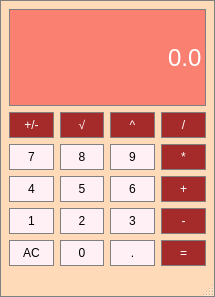
<?xml version="1.0" encoding="UTF-8"?>
<ui version="4.0">
 <class>Calculator</class>
 <widget class="QMainWindow" name="Calculator">
  <property name="geometry">
   <rect>
    <x>0</x>
    <y>0</y>
    <width>215</width>
    <height>297</height>
   </rect>
  </property>
  <property name="sizePolicy">
   <sizepolicy hsizetype="Preferred" vsizetype="Expanding">
    <horstretch>0</horstretch>
    <verstretch>0</verstretch>
   </sizepolicy>
  </property>
  <property name="windowTitle">
   <string>Calculator</string>
  </property>
  <property name="styleSheet">
   <string notr="true">QMainWindow {
	background-color: #FFDAB9;
	border: 1px solid gray;
	color: #FFE4B5;
}
</string>
  </property>
  <widget class="QWidget" name="centralwidget">
   <layout class="QGridLayout" name="gridLayout">
    <item row="6" column="0">
     <widget class="QPushButton" name="Button1">
      <property name="sizePolicy">
       <sizepolicy hsizetype="Preferred" vsizetype="Preferred">
        <horstretch>0</horstretch>
        <verstretch>0</verstretch>
       </sizepolicy>
      </property>
      <property name="styleSheet">
       <string notr="true">QPushButton{
	background-color: #FFF0F5;
	border: 1px solid gray;
	padding: 5px;
}

QPushButton:pressed{
	background-color: #FFE4E1;
	border: 1px solid gray;
	padding: 5px;
}</string>
      </property>
      <property name="text">
       <string>1</string>
      </property>
     </widget>
    </item>
    <item row="7" column="2">
     <widget class="QPushButton" name="Dot">
      <property name="sizePolicy">
       <sizepolicy hsizetype="Preferred" vsizetype="Preferred">
        <horstretch>0</horstretch>
        <verstretch>0</verstretch>
       </sizepolicy>
      </property>
      <property name="styleSheet">
       <string notr="true">QPushButton{
	background-color: #FFF0F5;
	border: 1px solid gray;
	padding: 5px;
}

QPushButton:pressed{
	background-color: #FFE4E1;
	border: 1px solid gray;
	padding: 5px;
}</string>
      </property>
      <property name="text">
       <string>.</string>
      </property>
     </widget>
    </item>
    <item row="7" column="0">
     <widget class="QPushButton" name="Clear">
      <property name="sizePolicy">
       <sizepolicy hsizetype="Preferred" vsizetype="Preferred">
        <horstretch>0</horstretch>
        <verstretch>0</verstretch>
       </sizepolicy>
      </property>
      <property name="styleSheet">
       <string notr="true">QPushButton{
	background-color: #FFF0F5;
	border: 1px solid gray;
	padding: 5px;
}

QPushButton:pressed{
	background-color: #FFE4E1;
	border: 1px solid gray;
	padding: 5px;
}</string>
      </property>
      <property name="text">
       <string>AC</string>
      </property>
     </widget>
    </item>
    <item row="6" column="2">
     <widget class="QPushButton" name="Button3">
      <property name="sizePolicy">
       <sizepolicy hsizetype="Preferred" vsizetype="Preferred">
        <horstretch>0</horstretch>
        <verstretch>0</verstretch>
       </sizepolicy>
      </property>
      <property name="styleSheet">
       <string notr="true">QPushButton{
	background-color: #FFF0F5;
	border: 1px solid gray;
	padding: 5px;
}

QPushButton:pressed{
	background-color: #FFE4E1;
	border: 1px solid gray;
	padding: 5px;
}</string>
      </property>
      <property name="text">
       <string>3</string>
      </property>
     </widget>
    </item>
    <item row="4" column="0">
     <widget class="QPushButton" name="Button4">
      <property name="sizePolicy">
       <sizepolicy hsizetype="Preferred" vsizetype="Preferred">
        <horstretch>0</horstretch>
        <verstretch>0</verstretch>
       </sizepolicy>
      </property>
      <property name="styleSheet">
       <string notr="true">QPushButton{
	background-color: #FFF0F5;
	border: 1px solid gray;
	padding: 5px;
}

QPushButton:pressed{
	background-color: #FFE4E1;
	border: 1px solid gray;
	padding: 5px;
}</string>
      </property>
      <property name="text">
       <string>4</string>
      </property>
     </widget>
    </item>
    <item row="2" column="3">
     <widget class="QPushButton" name="Multiply">
      <property name="sizePolicy">
       <sizepolicy hsizetype="Preferred" vsizetype="Preferred">
        <horstretch>0</horstretch>
        <verstretch>0</verstretch>
       </sizepolicy>
      </property>
      <property name="styleSheet">
       <string notr="true">QPushButton{
	background-color: #A52A2A;
	border: 1px solid gray;
	padding: 5px;
	color: #ffffff
}

QPushButton:pressed{
	background-color: #800000;
	border: 1px solid gray;
	padding: 5px;
	color: #ffffff
}</string>
      </property>
      <property name="text">
       <string>*</string>
      </property>
     </widget>
    </item>
    <item row="6" column="1">
     <widget class="QPushButton" name="Button2">
      <property name="sizePolicy">
       <sizepolicy hsizetype="Preferred" vsizetype="Preferred">
        <horstretch>0</horstretch>
        <verstretch>0</verstretch>
       </sizepolicy>
      </property>
      <property name="styleSheet">
       <string notr="true">QPushButton{
	background-color: #FFF0F5;
	border: 1px solid gray;
	padding: 5px;
}

QPushButton:pressed{
	background-color: #FFE4E1;
	border: 1px solid gray;
	padding: 5px;
}</string>
      </property>
      <property name="text">
       <string>2</string>
      </property>
     </widget>
    </item>
    <item row="4" column="2">
     <widget class="QPushButton" name="Button6">
      <property name="sizePolicy">
       <sizepolicy hsizetype="Preferred" vsizetype="Preferred">
        <horstretch>0</horstretch>
        <verstretch>0</verstretch>
       </sizepolicy>
      </property>
      <property name="styleSheet">
       <string notr="true">QPushButton{
	background-color: #FFF0F5;
	border: 1px solid gray;
	padding: 5px;
}

QPushButton:pressed{
	background-color: #FFE4E1;
	border: 1px solid gray;
	padding: 5px;
}</string>
      </property>
      <property name="text">
       <string>6</string>
      </property>
     </widget>
    </item>
    <item row="7" column="1">
     <widget class="QPushButton" name="Button0">
      <property name="sizePolicy">
       <sizepolicy hsizetype="Preferred" vsizetype="Preferred">
        <horstretch>0</horstretch>
        <verstretch>0</verstretch>
       </sizepolicy>
      </property>
      <property name="styleSheet">
       <string notr="true">QPushButton{
	background-color: #FFF0F5;
	border: 1px solid gray;
	padding: 5px;
}

QPushButton:pressed{
	background-color: #FFE4E1;
	border: 1px solid gray;
	padding: 5px;
}</string>
      </property>
      <property name="text">
       <string>0</string>
      </property>
     </widget>
    </item>
    <item row="2" column="0">
     <widget class="QPushButton" name="Button7">
      <property name="sizePolicy">
       <sizepolicy hsizetype="Preferred" vsizetype="Preferred">
        <horstretch>0</horstretch>
        <verstretch>0</verstretch>
       </sizepolicy>
      </property>
      <property name="styleSheet">
       <string notr="true">QPushButton{
	background-color: #FFF0F5;
	border: 1px solid gray;
	padding: 5px;
}

QPushButton:pressed{
	background-color: #FFE4E1;
	border: 1px solid gray;
	padding: 5px;
}</string>
      </property>
      <property name="text">
       <string>7</string>
      </property>
     </widget>
    </item>
    <item row="4" column="1">
     <widget class="QPushButton" name="Button5">
      <property name="sizePolicy">
       <sizepolicy hsizetype="Preferred" vsizetype="Preferred">
        <horstretch>0</horstretch>
        <verstretch>0</verstretch>
       </sizepolicy>
      </property>
      <property name="styleSheet">
       <string notr="true">QPushButton{
	background-color: #FFF0F5;
	border: 1px solid gray;
	padding: 5px;
}

QPushButton:pressed{
	background-color: #FFE4E1;
	border: 1px solid gray;
	padding: 5px;
}</string>
      </property>
      <property name="text">
       <string>5</string>
      </property>
     </widget>
    </item>
    <item row="1" column="1">
     <widget class="QPushButton" name="Sqrt">
      <property name="sizePolicy">
       <sizepolicy hsizetype="Preferred" vsizetype="Preferred">
        <horstretch>0</horstretch>
        <verstretch>0</verstretch>
       </sizepolicy>
      </property>
      <property name="styleSheet">
       <string notr="true">QPushButton{
	background-color: #A52A2A;
	border: 1px solid gray;
	padding: 5px;
	color: #ffffff
}

QPushButton:pressed{
	background-color: #800000;
	border: 1px solid gray;
	padding: 5px;
	color: #ffffff
}</string>
      </property>
      <property name="text">
       <string>√</string>
      </property>
     </widget>
    </item>
    <item row="2" column="2">
     <widget class="QPushButton" name="Button9">
      <property name="sizePolicy">
       <sizepolicy hsizetype="Preferred" vsizetype="Preferred">
        <horstretch>0</horstretch>
        <verstretch>0</verstretch>
       </sizepolicy>
      </property>
      <property name="styleSheet">
       <string notr="true">QPushButton{
	background-color: #FFF0F5;
	border: 1px solid gray;
	padding: 5px;
}

QPushButton:pressed{
	background-color: #FFE4E1;
	border: 1px solid gray;
	padding: 5px;
}</string>
      </property>
      <property name="text">
       <string>9</string>
      </property>
     </widget>
    </item>
    <item row="4" column="3">
     <widget class="QPushButton" name="Add">
      <property name="sizePolicy">
       <sizepolicy hsizetype="Preferred" vsizetype="Preferred">
        <horstretch>0</horstretch>
        <verstretch>0</verstretch>
       </sizepolicy>
      </property>
      <property name="styleSheet">
       <string notr="true">QPushButton{
	background-color: #A52A2A;
	border: 1px solid gray;
	padding: 5px;
	color: #ffffff
}

QPushButton:pressed{
	background-color: #800000;
	border: 1px solid gray;
	padding: 5px;
	color: #ffffff
}</string>
      </property>
      <property name="text">
       <string>+</string>
      </property>
     </widget>
    </item>
    <item row="1" column="3">
     <widget class="QPushButton" name="Divide">
      <property name="sizePolicy">
       <sizepolicy hsizetype="Preferred" vsizetype="Preferred">
        <horstretch>0</horstretch>
        <verstretch>0</verstretch>
       </sizepolicy>
      </property>
      <property name="styleSheet">
       <string notr="true">QPushButton{
	background-color: #A52A2A;
	border: 1px solid gray;
	padding: 5px;
	color: #ffffff
}

QPushButton:pressed{
	background-color: #800000;
	border: 1px solid gray;
	padding: 5px;
	color: #ffffff
}</string>
      </property>
      <property name="text">
       <string>/</string>
      </property>
     </widget>
    </item>
    <item row="2" column="1">
     <widget class="QPushButton" name="Button8">
      <property name="sizePolicy">
       <sizepolicy hsizetype="Preferred" vsizetype="Preferred">
        <horstretch>0</horstretch>
        <verstretch>0</verstretch>
       </sizepolicy>
      </property>
      <property name="styleSheet">
       <string notr="true">QPushButton{
	background-color: #FFF0F5;
	border: 1px solid gray;
	padding: 5px;
}

QPushButton:pressed{
	background-color: #FFE4E1;
	border: 1px solid gray;
	padding: 5px;
}</string>
      </property>
      <property name="text">
       <string>8</string>
      </property>
     </widget>
    </item>
    <item row="0" column="0" colspan="4">
     <widget class="QLineEdit" name="Display">
      <property name="sizePolicy">
       <sizepolicy hsizetype="Preferred" vsizetype="Expanding">
        <horstretch>0</horstretch>
        <verstretch>0</verstretch>
       </sizepolicy>
      </property>
      <property name="font">
       <font>
        <family>Arial</family>
        <pointsize>18</pointsize>
       </font>
      </property>
      <property name="styleSheet">
       <string notr="true">QLineEdit {
	background-color: #FA8072;
	border: 1px solid gray;
	color: #ffffff;
}</string>
      </property>
      <property name="text">
       <string>0.0</string>
      </property>
      <property name="alignment">
       <set>Qt::AlignRight|Qt::AlignTrailing|Qt::AlignVCenter</set>
      </property>
     </widget>
    </item>
    <item row="7" column="3">
     <widget class="QPushButton" name="Equals">
      <property name="sizePolicy">
       <sizepolicy hsizetype="Preferred" vsizetype="Preferred">
        <horstretch>0</horstretch>
        <verstretch>0</verstretch>
       </sizepolicy>
      </property>
      <property name="styleSheet">
       <string notr="true">QPushButton{
	background-color: #A52A2A;
	border: 1px solid gray;
	padding: 5px;
	color: #ffffff
}

QPushButton:pressed{
	background-color: #800000;
	border: 1px solid gray;
	padding: 5px;
	color: #ffffff
}</string>
      </property>
      <property name="text">
       <string>=</string>
      </property>
     </widget>
    </item>
    <item row="1" column="0">
     <widget class="QPushButton" name="ChangeSign">
      <property name="sizePolicy">
       <sizepolicy hsizetype="Preferred" vsizetype="Preferred">
        <horstretch>0</horstretch>
        <verstretch>0</verstretch>
       </sizepolicy>
      </property>
      <property name="styleSheet">
       <string notr="true">QPushButton{
	background-color: #A52A2A;
	border: 1px solid gray;
	padding: 5px;
	color: #ffffff
}

QPushButton:pressed{
	background-color: #800000;
	border: 1px solid gray;
	padding: 5px;
	color: #ffffff
}</string>
      </property>
      <property name="text">
       <string>+/-</string>
      </property>
     </widget>
    </item>
    <item row="6" column="3">
     <widget class="QPushButton" name="Subtract">
      <property name="sizePolicy">
       <sizepolicy hsizetype="Preferred" vsizetype="Preferred">
        <horstretch>0</horstretch>
        <verstretch>0</verstretch>
       </sizepolicy>
      </property>
      <property name="styleSheet">
       <string notr="true">QPushButton{
	background-color: #A52A2A;
	border: 1px solid gray;
	padding: 5px;
	color: #ffffff
}

QPushButton:pressed{
	background-color: #800000;
	border: 1px solid gray;
	padding: 5px;
	color: #ffffff
}</string>
      </property>
      <property name="text">
       <string>-</string>
      </property>
     </widget>
    </item>
    <item row="1" column="2">
     <widget class="QPushButton" name="Power">
      <property name="sizePolicy">
       <sizepolicy hsizetype="Preferred" vsizetype="Preferred">
        <horstretch>0</horstretch>
        <verstretch>0</verstretch>
       </sizepolicy>
      </property>
      <property name="styleSheet">
       <string notr="true">QPushButton{
	background-color: #A52A2A;
	border: 1px solid gray;
	padding: 5px;
	color: #ffffff
}

QPushButton:pressed{
	background-color: #800000;
	border: 1px solid gray;
	padding: 5px;
	color: #ffffff
}</string>
      </property>
      <property name="text">
       <string>^</string>
      </property>
     </widget>
    </item>
   </layout>
  </widget>
  <widget class="QMenuBar" name="menubar">
   <property name="geometry">
    <rect>
     <x>0</x>
     <y>0</y>
     <width>215</width>
     <height>26</height>
    </rect>
   </property>
  </widget>
  <widget class="QStatusBar" name="statusbar"/>
 </widget>
 <resources/>
 <connections/>
</ui>
